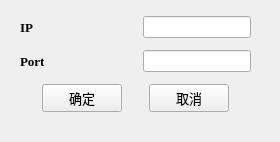
<?xml version="1.0" encoding="UTF-8"?>
<ui version="4.0">
 <class>Setting</class>
 <widget class="QWidget" name="Setting">
  <property name="geometry">
   <rect>
    <x>0</x>
    <y>0</y>
    <width>280</width>
    <height>142</height>
   </rect>
  </property>
  <property name="windowTitle">
   <string>智能家居-使徒行者</string>
  </property>
  <widget class="QWidget" name="layoutWidget">
   <property name="geometry">
    <rect>
     <x>20</x>
     <y>10</y>
     <width>231</width>
     <height>111</height>
    </rect>
   </property>
   <layout class="QVBoxLayout" name="verticalLayout">
    <item>
     <layout class="QHBoxLayout" name="horizontalLayout">
      <item>
       <widget class="QLabel" name="label">
        <property name="font">
         <font>
          <family>Times New Roman</family>
          <pointsize>10</pointsize>
          <weight>75</weight>
          <bold>true</bold>
         </font>
        </property>
        <property name="text">
         <string>IP</string>
        </property>
       </widget>
      </item>
      <item>
       <spacer name="horizontalSpacer_5">
        <property name="orientation">
         <enum>Qt::Horizontal</enum>
        </property>
        <property name="sizeHint" stdset="0">
         <size>
          <width>40</width>
          <height>20</height>
         </size>
        </property>
       </spacer>
      </item>
      <item>
       <widget class="QLineEdit" name="lineEdit"/>
      </item>
     </layout>
    </item>
    <item>
     <layout class="QHBoxLayout" name="horizontalLayout_2">
      <item>
       <widget class="QLabel" name="label_2">
        <property name="font">
         <font>
          <family>Times New Roman</family>
          <pointsize>10</pointsize>
          <weight>75</weight>
          <bold>true</bold>
         </font>
        </property>
        <property name="text">
         <string>Port</string>
        </property>
       </widget>
      </item>
      <item>
       <spacer name="horizontalSpacer_4">
        <property name="orientation">
         <enum>Qt::Horizontal</enum>
        </property>
        <property name="sizeHint" stdset="0">
         <size>
          <width>40</width>
          <height>20</height>
         </size>
        </property>
       </spacer>
      </item>
      <item>
       <widget class="QLineEdit" name="lineEdit_2"/>
      </item>
     </layout>
    </item>
    <item>
     <layout class="QHBoxLayout" name="horizontalLayout_3">
      <item>
       <spacer name="horizontalSpacer_3">
        <property name="orientation">
         <enum>Qt::Horizontal</enum>
        </property>
        <property name="sizeHint" stdset="0">
         <size>
          <width>40</width>
          <height>20</height>
         </size>
        </property>
       </spacer>
      </item>
      <item>
       <widget class="QPushButton" name="pushButton">
        <property name="font">
         <font>
          <family>华文楷体</family>
          <pointsize>10</pointsize>
         </font>
        </property>
        <property name="text">
         <string>确定</string>
        </property>
       </widget>
      </item>
      <item>
       <spacer name="horizontalSpacer">
        <property name="orientation">
         <enum>Qt::Horizontal</enum>
        </property>
        <property name="sizeHint" stdset="0">
         <size>
          <width>40</width>
          <height>20</height>
         </size>
        </property>
       </spacer>
      </item>
      <item>
       <widget class="QPushButton" name="pushButton_2">
        <property name="font">
         <font>
          <family>华文楷体</family>
          <pointsize>10</pointsize>
         </font>
        </property>
        <property name="text">
         <string>取消</string>
        </property>
       </widget>
      </item>
      <item>
       <spacer name="horizontalSpacer_2">
        <property name="orientation">
         <enum>Qt::Horizontal</enum>
        </property>
        <property name="sizeHint" stdset="0">
         <size>
          <width>40</width>
          <height>20</height>
         </size>
        </property>
       </spacer>
      </item>
     </layout>
    </item>
   </layout>
  </widget>
 </widget>
 <resources/>
 <connections/>
</ui>
